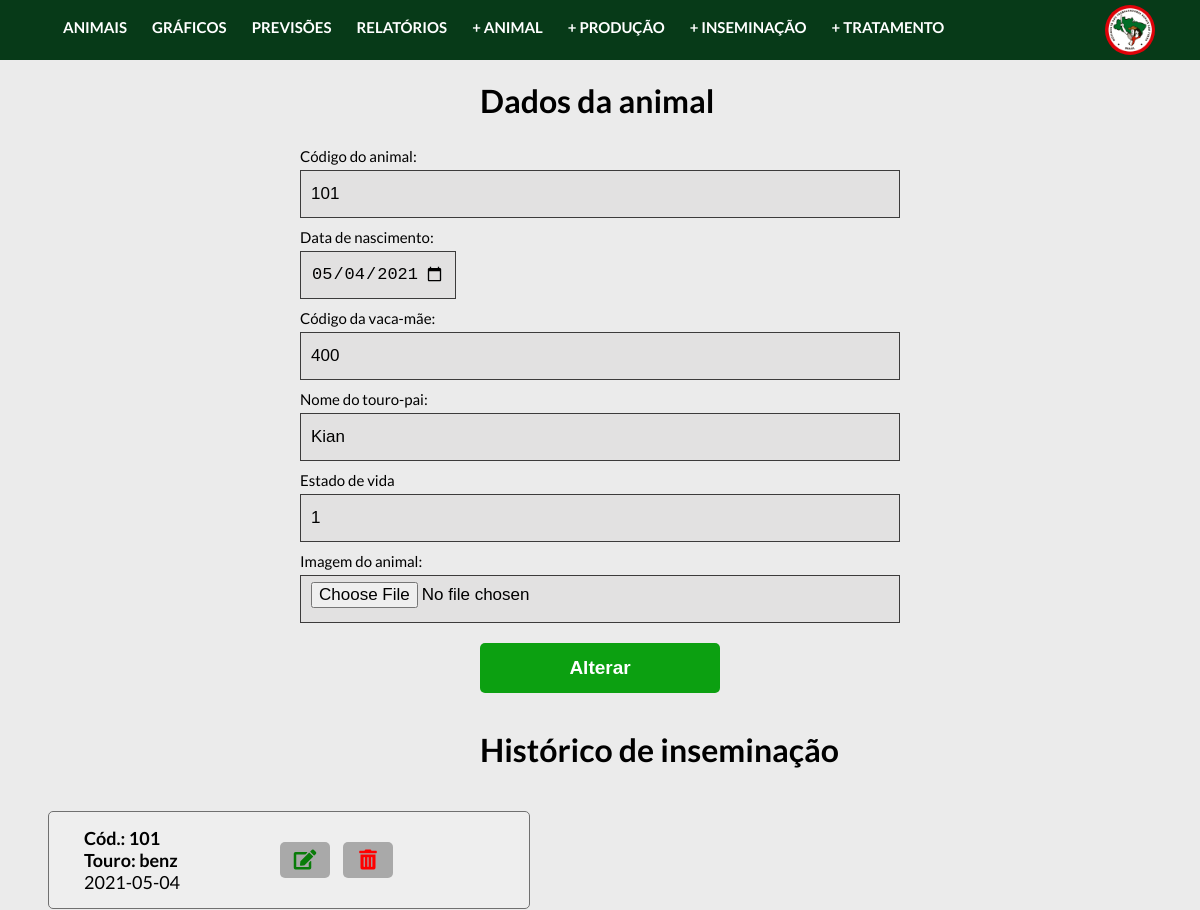
The app's page /controller/animalController.php?acao=altera&codAnimal=101 (upper part), older data.
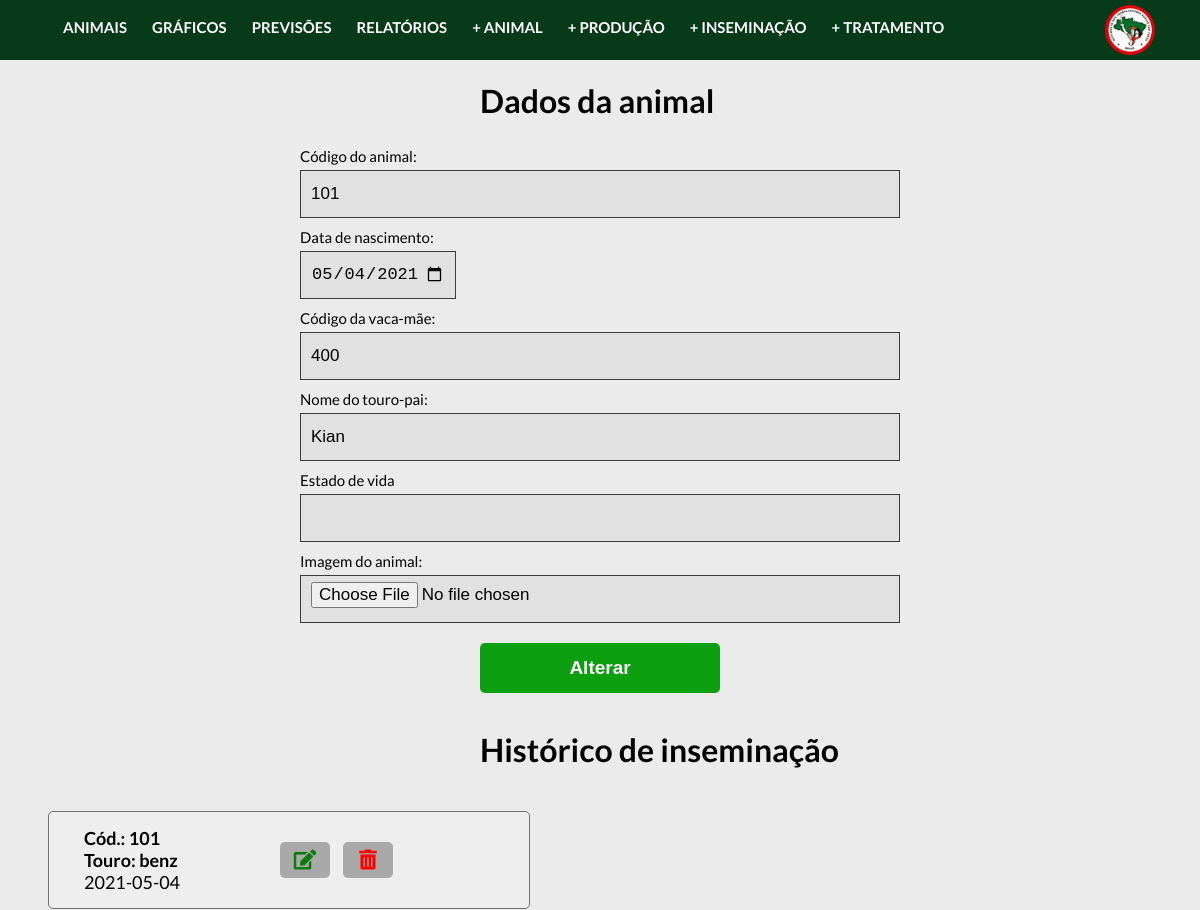
The same page, newer data.
### tables this page shows
create table animal(
  codAnimal INTEGER,
  dtNascimento DATE NOT NULL,
  codMae INTEGER NOT NULL,
  nomePai VARCHAR(30) NOT NULL,
  estadoVida VARCHAR(10) NOT NULL,
  nomeImagem VARCHAR(30) NOT NULL,
  PRIMARY KEY (codAnimal)
);

### controller/classes/Conexao.php (called while the page is built)
<?php
    class Conexao{
        public static $conexao;
        public static function conecta(){
            if(!isset(self::$conexao)){
                try{
                    self::$conexao = new PDO("mysql:host=localhost; dbname=projetointegrado", "admcooptar", "12345");
                }
                catch(PDOException $e){
                    echo "Erro de conexão: ". $e->getMessage();
                    die();
                }
            }
            return self::$conexao;
        }
    }
?>

### controller/classes/AnimalDAO.php (called while the page is built, shortened)
<?php
    require_once "Conexao.php";
    require_once "Animal.php";
    class AnimalDAO{
        public $conexao;
        public function __construct(){
            $this->conexao = Conexao::conecta();
        }
        public function buscar($codAnimal){
            try{
                $query = $this->conexao->prepare("select * from animal where codAnimal=:c");
                $query->bindParam(":c", $codAnimal, PDO::PARAM_INT);
                $query->execute();
                $registros = $query->fetchAll(PDO::FETCH_CLASS, "Animal");
                return $registros[0];
            }
            catch(PDOException $e){
                echo "Erro no acesso aos dados: ". $e->getMessage();
            }
        }
    }
?>

### controller/classes/Animal.php (called while the page is built, shortened)
<?php
    class Animal{
        private $codAnimal;
        private $dtNascimento;
        private $codMae;
        private $nomePai;
        private $estadoVida;
        private $nomeImagem;
        public function getCodAnimal(){
            return $this->codAnimal;
        }
        public function getDtNascimento(){
            return $this->dtNascimento;
        }
        public function getCodMae(){
            return $this->codMae;
        }
        public function getNomePai(){
            return $this->nomePai;
        }
        public function getEstadoVida(){
            return $this->estadoVida;
        }
        public function getNomeImagem(){
            return $this->nomeImagem;
        }
    }
?>

### controller/views/listaProducao.php (the view, shortened to what this page needs)
<!DOCTYPE html>
<html lang="pt-br">
<head>
  <link href="../css/style.css" rel="stylesheet">
  <link href="../css/adicionar-animal.css" rel="stylesheet">
  <link href="../css/lista-animais.css" rel="stylesheet">
</head>
<body>
</body>

### controller/views/alteraAnimal.php (shortened to what this page needs)
<main>
    <?php
    $codAnimal = isset($_POST['field_codAnimal']) ? $_POST['field_codAnimal'] : $animal->getCodAnimal();
    $dtNascimento = isset($_POST['field_dtNascimento']) ? $_POST['field_dtNascimento'] : $animal->getDtNascimento();
    $codMae = isset($_POST['field_codMae']) ? $_POST['field_codMae'] : $animal->getCodMae();
    $nomePai = isset($_POST['field_nomePai']) ? $_POST['field_nomePai'] : $animal->getNomePai();
    $estadoVida = isset($_POST['field_estadoVida']) ? $_POST['field_estadoVida'] : $animal->getEstadoVida();
    $nomeImagem = isset($_FILES['field_imagem']['name'])?($_FILES['field_imagem']['name']) : $animal->getNomeImagem();
    ?>
    <?php require_once("../includes/header.php");?>
    <form action="" method="post" enctype="multipart/form-data">
      <div class="container-animal">
        <h1>Dados da animal </h1>
        <div>
          <label class="label-cadastra" for="id_codAnimal">Código do animal: </label>
          <input type="number" name="field_codAnimal" id="id_codAnimal" autofocus value="<?=$codAnimal ?>" required>
        </div>
        <div>
          <label class="label-cadastra" for="id_dtNascimento">Data de nascimento: </label>
          <input type="date" name="field_dtNascimento" maxlength="100" id="id_dtNascimento" value="<?=$dtNascimento?>" required>
        </div>
        <div>
          <label class="label-cadastra" for="id_codMae">Código da vaca-mãe: </label>
          <input type="number" name="field_codMae" maxlength="100" id="id_codMae" value="<?=$codMae?>" required>
        </div>
        <div>
          <label class="label-cadastra" for="id_nomePai">Nome do touro-pai: </label>
          <input type="text" name="field_nomePai" maxlength="50" id="id_nomePai" value="<?=$nomePai?>" required>
        </div>
        <div>
          <label class="label-cadastra" for="id_estadoVida">Estado de vida </label>
          <input type="number" name="field_estadoVida" maxlength="50" id="id_estadoVida" value="<?=$estadoVida?>" required>
        </div>
        <div>
          <label class="label-cadastra" for="id_nomeImagem">Imagem do animal: </label>
          <input type="file" name="field_imagem" id="id_imagem" maxlength="50" id="id_nomeImagem" autofocus value="<?=$nomeImagem?>" required>
        </div>
        <button name="altera" class="button-form" type="submit">Alterar</button>
      </div>
    </form>
    <?php include("listaInseminacao.php");?>
    <?php include("listaProducao.php");?>
    <?php include("listaTratamento.php");?>
  <?php require_once("../includes/footer.php");?>
</main>

Row changes from the older to the newer data that the page shows:
changed animal "Kian": field_estadoVida "1" → (not shown)
